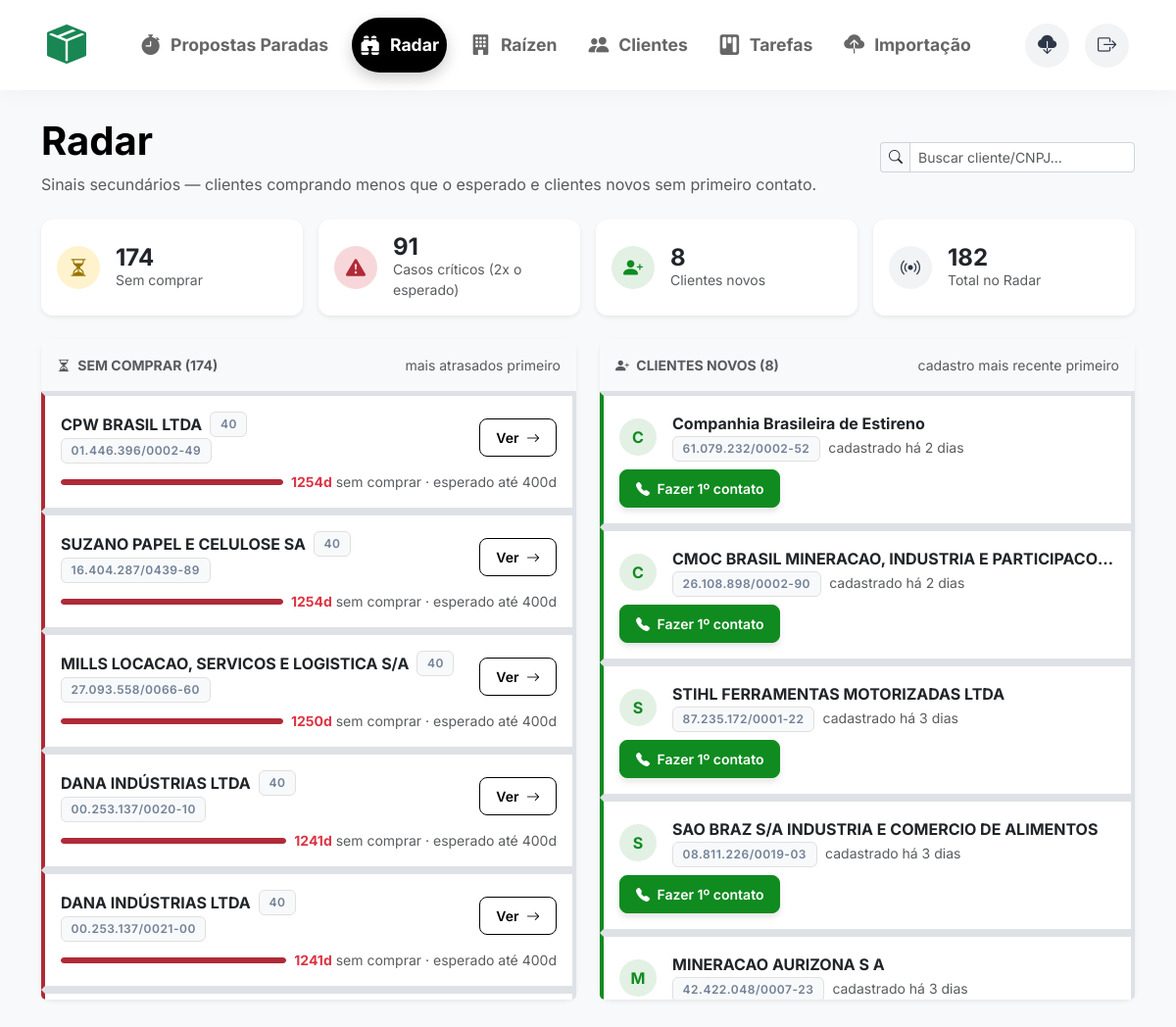
Page /radar (signed in) on the committed database.
### app/models/indicadores.py (models this page shows)
class IndicadorRetencao(db.Model):
    id = db.Column(db.Integer, primary_key=True)
    cliente_id = db.Column(db.Integer, db.ForeignKey('cliente.id'), nullable=False, unique=True)
    frequencia_compra = db.Column(db.String(30))
    classificacao = db.Column(db.String(30))          # ex: "★★", "Em análise"
    dias_desde_ultimo_pedido = db.Column(db.Integer)
    gauge = db.Column(db.String(20))
    ira_cair = db.Column(db.Boolean, default=False)
    previsao_queda = db.Column(db.Date, nullable=True)
    atualizado_em = db.Column(db.DateTime, default=datetime.utcnow)

### app/models/cliente.py (models this page shows, shortened)
class Cliente(db.Model):
    id = db.Column(db.Integer, primary_key=True)
    razao_social = db.Column(db.String(150), nullable=False)
    cnpj = db.Column(db.String(20), unique=True)
    emails_cobranca = db.Column(db.Text)
    telefone = db.Column(db.String(50))
    vendedor = db.Column(db.String(100))
    data_atualizacao = db.Column(db.DateTime, default=datetime.utcnow)
    data_cadastro = db.Column(db.DateTime, nullable=True)
    score_prioridade = db.Column(db.Integer, default=0)
    motivo_prioridade = db.Column(db.Text)
    propostas = db.relationship('Proposta', backref='cliente', lazy=True, cascade="all, delete-orphan")
    indicador_retencao = db.relationship('IndicadorRetencao', backref='cliente', lazy=True,
                                          uselist=False, cascade="all, delete-orphan")
    notas_nps = db.relationship('NotaNPS', backref='cliente', lazy=True,
                                 cascade="all, delete-orphan", order_by='NotaNPS.importado_em.desc()')
    classes_abc = db.relationship('ClasseABC', backref='cliente', lazy=True,
                                   cascade="all, delete-orphan",
                                   order_by='ClasseABC.trimestre_referencia.desc()')

### app/routes/radar.py (the view)
@bp.route('/radar')
def radar():
    q = request.args.get('q', '')
    consulta = Cliente.query.options(
        selectinload(Cliente.propostas),
        joinedload(Cliente.indicador_retencao),
    )
    if q:
        s = f'%{q}%'
        consulta = consulta.filter(Cliente.razao_social.ilike(s) | Cliente.cnpj.like(s))
    clientes = consulta.all()
    dados = montar_radar(clientes, '')
    return render_template('radar.html', sem_comprar=dados['sem_comprar'], novos=dados['novos'], q=q,
                           agora=datetime.utcnow(),
                           qtd_criticos=qtd_criticos_sem_comprar(dados['sem_comprar']),
                           fator_critico=FATOR_CRITICO_SEM_COMPRAR)

### templates/radar.html (shortened to what this page needs)
{% extends 'base.html' %}
{% block content %}
<div class="d-flex justify-content-between align-items-center mb-4 flex-wrap gap-3">
    <div>
        <h1 class="fw-bold text-primary-custom">Radar</h1>
        <p class="text-muted mb-0">Sinais secundários — clientes comprando menos que o esperado e clientes novos sem primeiro contato.</p>
    </div>
    <form method="GET" class="d-flex">
        <div class="input-group input-group-sm" style="width: 260px;">
            <span class="input-group-text"><i class="bi bi-search"></i></span>
            <input type="text" name="q" class="form-control" placeholder="Buscar cliente/CNPJ..." value="{{ q }}">
        </div>
    </form>
</div>
<div class="row g-3 mb-4">
    <div class="col-6 col-md-3">
        <div class="card border-0 shadow-sm h-100" style="border-radius: 12px;">
            <div class="card-body p-3 d-flex align-items-center gap-3">
                <div class="rounded-circle d-flex align-items-center justify-content-center flex-shrink-0"
                     style="width: 44px; height: 44px; background: var(--bg-warning); color: var(--text-warning);">
                    <i class="bi bi-hourglass-split fs-5"></i>
                </div>
                <div>
                    <div class="fs-4 fw-bold text-dark lh-1">{{ sem_comprar | length }}</div>
                    <div class="small text-muted">Sem comprar</div>
                </div>
            </div>
        </div>
    </div>
    <div class="col-6 col-md-3">
        <div class="card border-0 shadow-sm h-100" style="border-radius: 12px;">
            <div class="card-body p-3 d-flex align-items-center gap-3">
                <div class="rounded-circle d-flex align-items-center justify-content-center flex-shrink-0"
                     style="width: 44px; height: 44px; background: var(--bg-danger); color: var(--text-danger);">
                    <i class="bi bi-exclamation-triangle-fill fs-5"></i>
                </div>
                <div>
                    <div class="fs-4 fw-bold text-dark lh-1">{{ qtd_criticos }}</div>
                    <div class="small text-muted">Casos críticos (2x o esperado)</div>
                </div>
            </div>
        </div>
    </div>
    <div class="col-6 col-md-3">
        <div class="card border-0 shadow-sm h-100" style="border-radius: 12px;">
            <div class="card-body p-3 d-flex align-items-center gap-3">
                <div class="rounded-circle d-flex align-items-center justify-content-center flex-shrink-0"
                     style="width: 44px; height: 44px; background: var(--bg-accent); color: var(--text-accent);">
                    <i class="bi bi-person-plus-fill fs-5"></i>
                </div>
                <div>
                    <div class="fs-4 fw-bold text-dark lh-1">{{ novos | length }}</div>
                    <div class="small text-muted">Clientes novos</div>
                </div>
            </div>
        </div>
    </div>
    <div class="col-6 col-md-3">
        <div class="card border-0 shadow-sm h-100" style="border-radius: 12px;">
            <div class="card-body p-3 d-flex align-items-center gap-3">
                <div class="rounded-circle d-flex align-items-center justify-content-center flex-shrink-0"
                     style="width: 44px; height: 44px; background: #f1f3f5; color: var(--text-main);">
                    <i class="bi bi-broadcast fs-5"></i>
                </div>
                <div>
                    <div class="fs-4 fw-bold text-dark lh-1">{{ (sem_comprar | length) + (novos | length) }}</div>
                    <div class="small text-muted">Total no Radar</div>
                </div>
            </div>
        </div>
    </div>
</div>
<div class="row g-4">
    <div class="col-lg-6">
        <div class="card border-0 shadow-sm h-100" style="border-radius: 12px;">
            <div class="card-header bg-light fw-bold text-muted small border-bottom d-flex justify-content-between align-items-center py-3">
                <span><i class="bi bi-hourglass-split me-1"></i> SEM COMPRAR ({{ sem_comprar | length }})</span>
                <span class="text-muted fw-normal" style="letter-spacing: normal; text-transform: none;">mais atrasados primeiro</span>
            </div>
            <div class="list-group list-group-flush" style="max-height: 620px; overflow-y: auto;">
                {% for item in sem_comprar %}
                {% set proporcao = (item.dias / item.esperado) if item.esperado else 1 %}
                {% set critico = proporcao >= fator_critico %}
                <div class="list-group-item px-3 py-3 border-start border-4"
                     style="border-left-color: {{ 'var(--text-danger)' if critico else 'var(--text-warning)' }} !important;">
                    <div class="d-flex justify-content-between align-items-center flex-wrap gap-2">
                        <div style="flex: 1 1 200px; min-width: 0;">
                            <div class="d-flex align-items-center gap-2 flex-wrap">
                                <span class="fw-bold text-dark text-truncate">{{ item.cliente.razao_social }}</span>
                                {% if item.cliente.score_prioridade %}
                                <span class="badge {{ 'badge-soft-danger' if item.cliente.score_prioridade >= 100 else ('badge-soft-warning' if item.cliente.score_prioridade >= 50 else 'badge-light') }}" title="Score de priorização">
                                    {{ item.cliente.score_prioridade }}
                                </span>
                                {% endif %}
                            </div>
                            <span class="badge badge-light border">{{ item.cliente.cnpj | cnpj }}</span>
                        </div>
                        <div class="d-flex align-items-center gap-2 flex-shrink-0">
                            <a href="/cliente/{{ item.cliente.id }}" class="btn btn-sm btn-outline-primary-custom">
                                Ver <i class="bi bi-arrow-right ms-1"></i>
                            </a>
                        </div>
                    </div>
                    <div class="d-flex align-items-center gap-2 mt-2">
                        <div class="flex-grow-1 rounded-pill" style="height: 6px; background: #eef0f2; overflow: hidden;">
                            <div class="h-100 rounded-pill" style="width: {{ [proporcao * 100, 100] | min }}%; background: {{ 'var(--text-danger)' if critico else 'var(--text-warning)' }};"></div>
                        </div>
                        <span class="small text-muted flex-shrink-0" style="white-space: nowrap;">
                            <strong class="{{ 'text-danger' if critico else '' }}">{{ item.dias }}d</strong> sem comprar
                            <span class="text-muted">· esperado até {{ item.esperado }}d</span>
                        </span>
                    </div>
                </div>
                {% else %}
                <div class="text-center text-muted py-5">
                    <i class="bi bi-emoji-smile fs-2 d-block mb-2 opacity-50"></i>
                    Nenhum cliente comprando abaixo do esperado.
                </div>
                {% endfor %}
            </div>
        </div>
    </div>
    <div class="col-lg-6">
        <div class="card border-0 shadow-sm h-100" style="border-radius: 12px;">
            <div class="card-header bg-light fw-bold text-muted small border-bottom d-flex justify-content-between align-items-center py-3">
                <span><i class="bi bi-person-plus-fill me-1"></i> CLIENTES NOVOS ({{ novos | length }})</span>
                <span class="text-muted fw-normal" style="letter-spacing: normal; text-transform: none;">cadastro mais recente primeiro</span>
            </div>
            <div class="list-group list-group-flush" style="max-height: 620px; overflow-y: auto;">
                {% for cliente in novos %}
                {% set dias_desde_cadastro = (agora - cliente.data_cadastro).days %}
                <div class="list-group-item px-3 py-3 border-start border-4" style="border-left-color: var(--accent) !important;">
                    <div class="d-flex justify-content-between align-items-center flex-wrap gap-2">
                        <div class="d-flex align-items-center gap-3" style="min-width: 0;">
                            <div class="rounded-circle d-flex align-items-center justify-content-center flex-shrink-0 fw-bold"
                                 style="width: 38px; height: 38px; background: var(--bg-accent); color: var(--text-accent);">
                            </div>
                            <div style="min-width: 0;">
                                <div class="fw-bold text-dark text-truncate">{{ cliente.razao_social }}</div>
                                <span class="badge badge-light border">{{ cliente.cnpj | cnpj }}</span>
                                <span class="small text-muted ms-1">
                                </span>
                            </div>
                        </div>
                        <a href="/cliente/{{ cliente.id }}" class="btn btn-sm btn-orange-custom flex-shrink-0">
                            <i class="bi bi-telephone-fill me-1"></i> Fazer 1º contato
                        </a>
                    </div>
                </div>
                {% else %}
                <div class="text-center text-muted py-5">
                    <i class="bi bi-emoji-smile fs-2 d-block mb-2 opacity-50"></i>
                    Nenhum cliente novo sem contato ainda.
                </div>
                {% endfor %}
            </div>
        </div>
    </div>
</div>
{% endblock %}

### templates/base.html (shortened to what this page needs)
<!DOCTYPE html>
<html lang="pt-BR">
<head>
    <link href="https://cdn.jsdelivr.net/npm/bootstrap@5.3.3/dist/css/bootstrap.min.css" rel="stylesheet">
    <link rel="stylesheet" href="https://cdn.jsdelivr.net/npm/bootstrap-icons@1.11.3/font/bootstrap-icons.min.css">
    <link rel="stylesheet" href="{{ url_for('static', filename='style.css') }}">
</head>
<body>
    <nav class="navbar navbar-expand-lg navbar-custom fixed-top">
      <div class="container-fluid px-5">
        <a class="brand-logo" href="/"><i class="bi bi-box-seam-fill text-success" style="font-size: 2.5rem;"></i></a>
        <div class="collapse navbar-collapse justify-content-center" id="navbarNav">
            <ul class="navbar-nav nav-pills-custom gap-3">
                <li class="nav-item"><a class="nav-link {% if request.endpoint == 'cobranca.cobranca' %}active{% endif %}" href="/cobranca"><i class="bi bi-stopwatch-fill"></i> Propostas Paradas</a></li>
                <li class="nav-item"><a class="nav-link {% if request.endpoint == 'radar.radar' %}active{% endif %}" href="/radar"><i class="bi bi-binoculars-fill"></i> Radar</a></li>
                <li class="nav-item"><a class="nav-link {% if request.endpoint == 'raizen.raizen' or request.endpoint == 'raizen.detalhe_unidade' %}active{% endif %}" href="/raizen"><i class="bi bi-building-fill"></i> Raízen</a></li>
                <li class="nav-item"><a class="nav-link {% if request.endpoint == 'clientes.lista' or request.endpoint == 'clientes.detalhe_cliente' %}active{% endif %}" href="/clientes"><i class="bi bi-people-fill"></i> Clientes</a></li>
                <li class="nav-item"><a class="nav-link {% if request.endpoint == 'tarefas.tarefas' %}active{% endif %}" href="/tarefas"><i class="bi bi-kanban-fill"></i> Tarefas</a></li>
                <li class="nav-item"><a class="nav-link {% if request.endpoint == 'importacao.importacao' %}active{% endif %}" href="/importacao"><i class="bi bi-cloud-upload-fill"></i> Importação</a></li>
            </ul>
        </div>
        <div class="d-none d-lg-flex align-items-center gap-3">
            <a href="/backup" class="user-profile text-decoration-none" title="Fazer Backup do Sistema">
                <i class="bi bi-cloud-download-fill"></i>
            </a>
            <a href="{{ url_for('auth.logout') }}" class="user-profile text-decoration-none" title="Sair">
                <i class="bi bi-box-arrow-right"></i>
            </a>
        </div>
      </div>
    </nav>
    <div style="height: 120px;"></div>
    <div class="container">
        {% block content %}{% endblock %}
    </div>
</body>
</html>

### rows in the picture
IndicadorRetencao: cliente.razao_social "CPW BRASIL LTDA", cliente.score_prioridade "40", cliente.cnpj|cnpj "01.446.396/0002-49", {{ [proporcao * 100, 100] | min }} 100 (drawn), dias "1254", esperado "400"
IndicadorRetencao: cliente.razao_social "SUZANO PAPEL E CELULOSE SA", cliente.score_prioridade "40", cliente.cnpj|cnpj "16.404.287/0439-89", {{ [proporcao * 100, 100] | min }} 100 (drawn), dias "1254", esperado "400"
IndicadorRetencao: cliente.razao_social "MILLS LOCACAO, SERVICOS E LOGISTICA S/A", cliente.score_prioridade "40", cliente.cnpj|cnpj "27.093.558/0066-60", {{ [proporcao * 100, 100] | min }} 100 (drawn), dias "1250", esperado "400"
IndicadorRetencao: cliente.razao_social "DANA INDÚSTRIAS LTDA", cliente.score_prioridade "40", cliente.cnpj|cnpj "00.253.137/0020-10", {{ [proporcao * 100, 100] | min }} 100 (drawn), dias "1241", esperado "400"
IndicadorRetencao: cliente.razao_social "DANA INDÚSTRIAS LTDA", cliente.score_prioridade "40", cliente.cnpj|cnpj "00.253.137/0021-00", {{ [proporcao * 100, 100] | min }} 100 (drawn), dias "1241", esperado "400"

### other values in the picture
{{ sem_comprar | length }} "174"
{{ qtd_criticos }} "91"
{{ novos | length }} "8"
{{ (sem_comprar | length) + (novos | length) }} "182"
